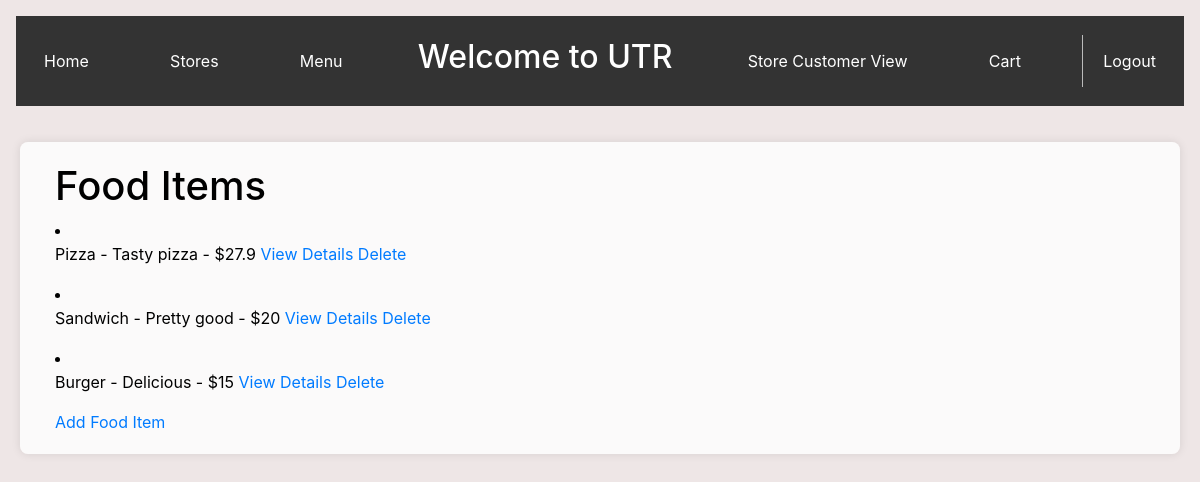
Page /menuList on the committed database.
### app.py (models this page shows, shortened)
class FoodItem(db.Model):
    id = db.Column(db.Integer, primary_key=True)
    name = db.Column(db.String(200), nullable=False)
    description = db.Column(db.String(200), nullable=False)
    price = db.Column(db.Integer, nullable=False)

### app.py (the view)
@app.route('/menuList')
def menuList():
    title = "Food List"
    food_items = FoodItem.query.all()
    return render_template('menuList.html', title=title, food_items=food_items)

### templates/menuList.html (shortened to what this page needs)
{% extends 'base_manager.html' %}
{% block content %}
    <div class="container">
        <h1>Food Items</h1>
            {% for food in food_items %}
                <li class="store-item mb-3">
                    <div class="store-info">
                        <span>{{ food.name }} - {{ food.description }} - ${{ food.price }}</span>
                        <a href="">View Details</a>
                        <a href="">Delete</a>
                    </div>
                </li>
            {% else %}
                <li>No food items available</li>
            {% endfor %}
            <a href="{{ url_for('addFoodItem') }}">Add Food Item</a>
    </div>
{% endblock %}

### templates/base_manager.html (style rules this page uses)
body { background-color: rgb(238, 230, 230); color: black; margin: 0; padding: 0 }
body::before { content: ""; position: absolute; top: 0; left: 0; right: 0; bottom: 0; background-image: url('https://generated-assets.prod.myninja.ai/2ce54d58-cb51-4359-8ef3-736d2041e1fb/bd1ad6ae-335c-4c6b-ac0a-22bb35dca7f8_2.jpeg'); background-size: cover; background-repeat: no-repeat; background-position: 55% 35%; z-index: -1; }

### rows in the picture
FoodItem: name "Pizza", description "Tasty pizza", price "27.9"
FoodItem: name "Sandwich", description "Pretty good", price "20"
FoodItem: name "Burger", description "Delicious", price "15"
